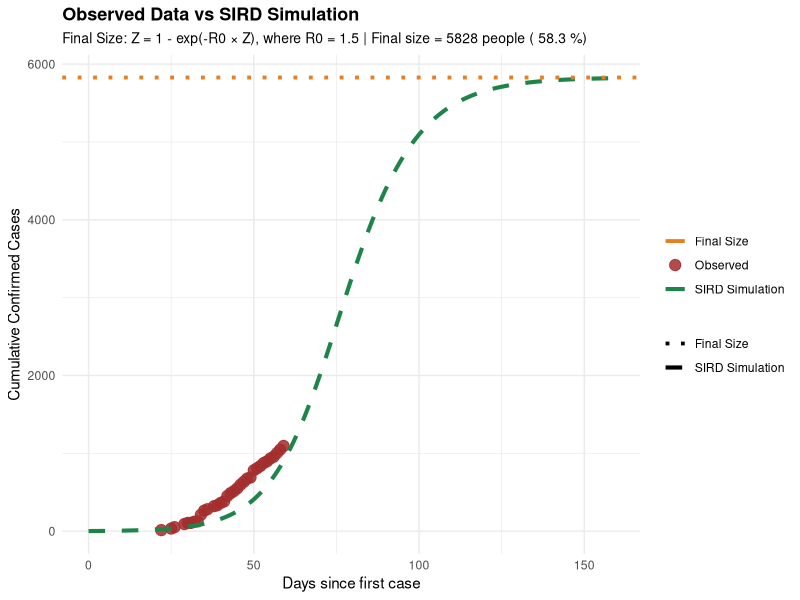
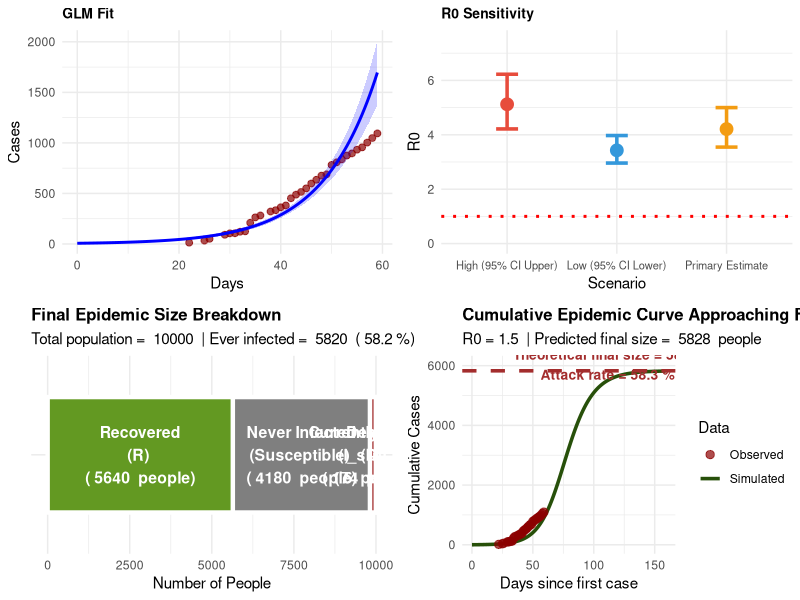
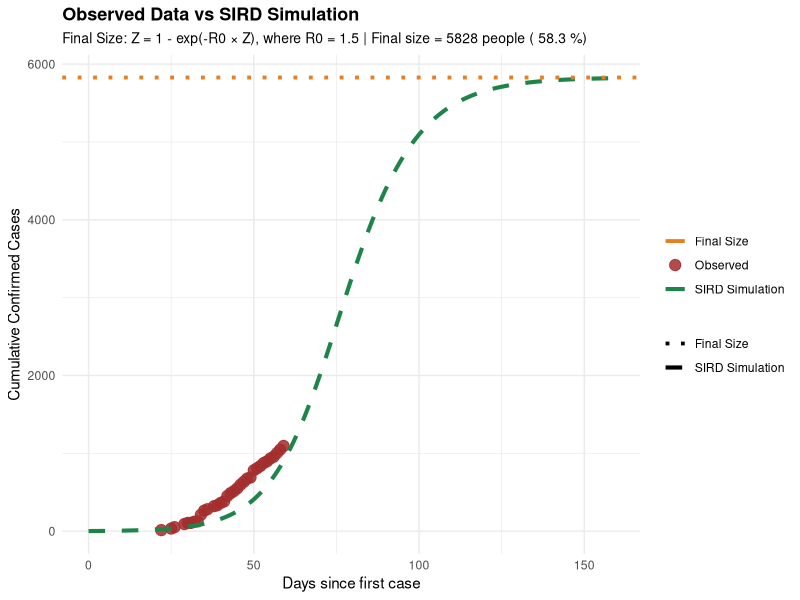
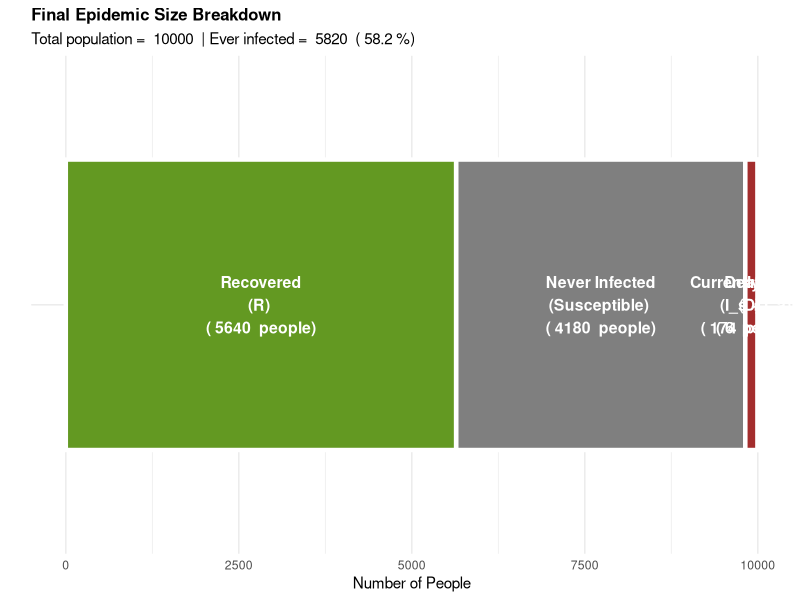
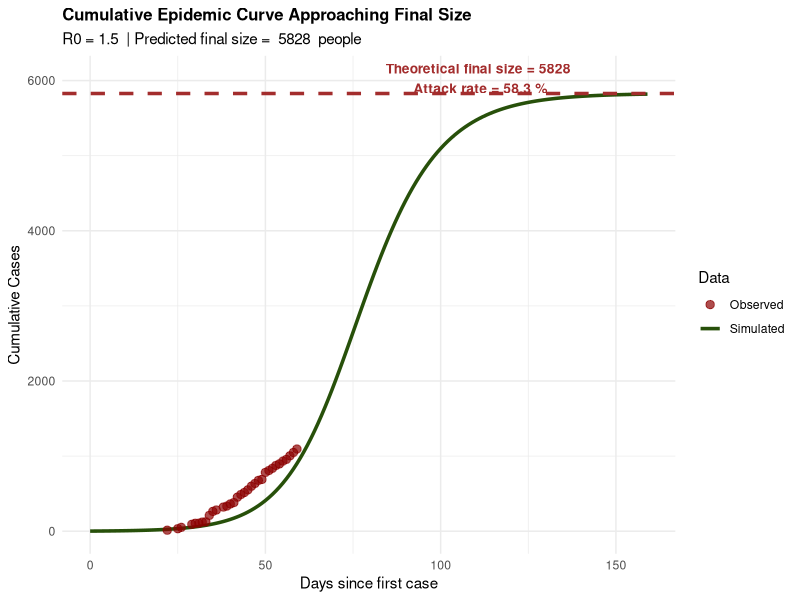

Generate these figures, in order, with R:
#======================================================================
# INTEGRATED ANALYSIS: GLM + SIRD SIMULATION COMPARISON
#======================================================================
# This script:
# 1. Fits GLM to observed data (from drc_sitrep.csv)
# 2. Runs SIRD simulation
# 3. Compares both on the same plot
#======================================================================

library(MASS)
library(ggplot2)
library(gridExtra)
library(deSolve)
library(tidyr)
library(dplyr)

#======================================================================
# PART 1: OBSERVED DATA & GLM FITTING (from your original code)
#======================================================================

# Read observed data
data <- read.csv("../data/drc_sitrep.csv")
data$date <- as.Date(data$date)
data$day <- as.numeric(data$date - data$date[1])

# Fit GLM
glm_fit <- glm.nb(confirmed_cases ~ day, data = data)
small_r <- coef(glm_fit)[2]
intercept <- coef(glm_fit)[1]
doubling <- log(2) / small_r 

summary(glm_fit)

# Get confidence intervals
CI <- confint(glm_fit)
r_CI <- CI[2, ]

# SI scenarios for sensitivity analysis
SI_scenarios <- data.frame(
  scenario = c("Low (95% CI Lower)", "Primary Estimate", "High (95% CI Upper)"),
  SI = c(13.2, 15.4, 17.5)
)

SI_scenarios$R0 <- exp(small_r * SI_scenarios$SI)
SI_scenarios$R0_lower <- exp(r_CI[1] * SI_scenarios$SI)
SI_scenarios$R0_upper <- exp(r_CI[2] * SI_scenarios$SI)

## Calculate our example value of beta gamma from formula using R0 and r

print("===== GLM ANALYSIS =====")
print(paste("Small r:", round(small_r, 4), "per day"))
print(paste("95% CI: [", round(r_CI[1], 4), ", ", round(r_CI[2], 4), "]"))
print(paste("Doubling time:", round(doubling, 2), "days"))
print("")

print("===== R0 ESTIMATES FOR 3 SI SCENARIOS =====")
for (i in 1:nrow(SI_scenarios)) {
  if (i == 2) {
    print(paste("*** PRIMARY ESTIMATE *** ", SI_scenarios$scenario[i], " SI (", SI_scenarios$SI[i], 
                " days): R0 =", round(SI_scenarios$R0[i], 3),
                " 95% CI: [", round(SI_scenarios$R0_lower[i], 3), 
                ", ", round(SI_scenarios$R0_upper[i], 3), "]"))
  } else {
    print(paste(SI_scenarios$scenario[i], " SI (", SI_scenarios$SI[i], 
                " days): R0 =", round(SI_scenarios$R0[i], 3),
                " 95% CI: [", round(SI_scenarios$R0_lower[i], 3), 
                ", ", round(SI_scenarios$R0_upper[i], 3), "]"))
  }
}
print("")

#======================================================================
# PART 2: SIRD SIMULATION (from your simulation code)
#======================================================================

PLOT_MODE <- "report"
BASE_SIZE <- switch(PLOT_MODE, report = 14, slides = 18)
theme_set(theme_minimal(base_size = BASE_SIZE))

# SIRD MODEL
sird_model <- function(time, state, parameters) {
  with(as.list(c(state, parameters)), {
    I_total <- I_s + I_a
    trans <- beta * S * I_total / N
    
    dS  <- -trans
    dI_s <- p_sym * trans - gamma * I_s
    dI_a <- (1 - p_sym) * trans - gamma * I_a
    dR  <- (1 - alpha) * gamma * I_s + gamma * I_a
    dD  <- alpha * gamma * I_s
    
    list(c(dS, dI_s, dI_a, dR, dD), incidence = trans, prevalence = I_total)
  })
}

# PARAMETERS - ADJUST THESE TO MATCH YOUR OBSERVED DATA
# These are placeholder values - you may want to calibrate them
N <- 1e4
p_sym <- 0.6
parameters <- c(beta = 0.3,
                gamma = 0.2,
                alpha = 0.05,
                p_sym = 0.6,
                N = N)

# Initial conditions
I0 <- 1e-4 * N
I_s0 <- p_sym * I0
I_a0 <- (1 - p_sym) * I0

initial_state <- c(S = N-I0, I_s = I_s0, I_a = I_a0, R = 0, D = 0)

# Time points - match your observed data range
t_max <- max(data$day) + 100
times <- seq(0, t_max, by = 1)

# Run SIRD simulation
sird_output <- ode(y = initial_state,
                   times = times,
                   func = sird_model,
                   parms = parameters,
                   method = "lsoda")

sird_output <- as.data.frame(sird_output)

# Extract CUMULATIVE infected: N - S (everyone who has ever been infected)
# This matches your observed data which is CUMULATIVE confirmed cases
# Cumulative = Current (I_s + I_a) + Recovered + Dead = N - S
sird_cumulative <- sird_output %>%
  mutate(cumulative_infected = N - S) %>%  # Total who have EVER been infected
  select(time, cumulative_infected) %>%
  rename(day = time, simulated_cases = cumulative_infected)

print("===== SIRD SIMULATION PARAMETERS =====")
print(paste("Beta (transmission):", parameters["beta"]))
print(paste("Gamma (recovery):", parameters["gamma"]))
print(paste("Alpha (CFR):", parameters["alpha"]))
print(paste("P_sym (proportion symptomatic):", parameters["p_sym"]))
print(paste("N (population):", N))
print(paste("Initial infected:", I0))
print("")

#======================================================================
# CALCULATE FINAL SIZE FROM THEORY
#======================================================================

# Calculate R0
R0_theory <- parameters["beta"] / parameters["gamma"]

print("===== THEORETICAL FINAL SIZE =====")
print(paste("R0 = β/γ =", parameters["beta"], "/", parameters["gamma"], "=", round(R0_theory, 3)))
print("")

# Solve final size equation: Z = 1 - exp(-R0 * Z)
# Z = attack rate (proportion of population ever infected)
# Using numerical solution
solve_final_size <- function(R0, tol = 1e-6) {
  # Newton-Raphson method to solve Z = 1 - exp(-R0 * Z)
  Z <- 0.5  # Initial guess
  for (i in 1:100) {
    f <- Z - 1 + exp(-R0 * Z)
    f_prime <- 1 + R0 * exp(-R0 * Z)
    Z_new <- Z - f / f_prime
    if (abs(Z_new - Z) < tol) break
    Z <- Z_new
  }
  return(Z)
}

Z_final <- solve_final_size(R0_theory)
attack_rate <- Z_final * 100
total_ever_infected <- N * Z_final
never_infected <- N * (1 - Z_final)

print(paste("Attack rate (Z):", round(Z_final, 4), "or", round(attack_rate, 1), "%"))
print(paste("Total ever infected:", round(total_ever_infected, 0)))
print(paste("Never infected:", round(never_infected, 0)))
print("")

# Expected recovered and deaths
expected_recovered <- total_ever_infected * (1 - parameters["alpha"])
expected_deaths <- total_ever_infected * parameters["alpha"]

print(paste("Expected recovered:", round(expected_recovered, 0)))
print(paste("Expected deaths (alpha =", parameters["alpha"], "):", round(expected_deaths, 0)))
print("")

#======================================================================
# COMPARE THEORETICAL FINAL SIZE WITH SIMULATION OUTCOME
#======================================================================

# Extract actual final values from simulation
final_row <- tail(sird_output, 1)

simulated_S_final <- final_row$S
simulated_ever_infected <- N - simulated_S_final
simulated_recovered <- final_row$R
simulated_deaths <- final_row$D

print("===== SIMULATION VS THEORY COMPARISON =====")
print("")
print("THEORETICAL (from R0):")
print(paste("  Ever infected:", round(total_ever_infected, 0)))
print(paste("  Attack rate:", round(attack_rate, 1), "%"))
print(paste("  Expected recovered:", round(expected_recovered, 0)))
print(paste("  Expected deaths:", round(expected_deaths, 0)))
print("")

print("SIMULATED (from ODE):")
print(paste("  Ever infected:", round(simulated_ever_infected, 0)))
print(paste("  Attack rate:", round((simulated_ever_infected/N)*100, 1), "%"))
print(paste("  Simulated recovered:", round(simulated_recovered, 0)))
print(paste("  Simulated deaths:", round(simulated_deaths, 0)))
print("")

print("DIFFERENCE:")
print(paste("  Ever infected diff:", round(simulated_ever_infected - total_ever_infected, 0), 
            "people (", round((simulated_ever_infected - total_ever_infected)/total_ever_infected*100, 1), "%)"))
print("")

# Create GLM predictions
newdata <- data.frame(day = seq(min(data$day), max(data$day), by = 0.5))
pred <- predict(glm_fit, newdata = newdata, type = "response", se.fit = TRUE)

pred_df <- data.frame(
  day = newdata$day,
  glm_fit = pred$fit,
  se = pred$se.fit
)

# Merge all data for comparison
comparison_df <- data.frame(
  day = data$day,
  observed = data$confirmed_cases
) %>%
  left_join(pred_df, by = "day") %>%
  left_join(sird_cumulative, by = "day")

# Calculate residuals
comparison_df$glm_residual <- comparison_df$observed - comparison_df$glm_fit
comparison_df$sird_residual <- comparison_df$observed - comparison_df$simulated_cases

print("===== GOODNESS OF FIT =====")
print("GLM Model:")
print(paste("  RMSE:", round(sqrt(mean(comparison_df$glm_residual^2, na.rm = TRUE)), 2)))
print(paste("  Mean Absolute Error:", round(mean(abs(comparison_df$glm_residual), na.rm = TRUE), 2)))

print("SIRD Simulation:")
print(paste("  RMSE:", round(sqrt(mean(comparison_df$sird_residual^2, na.rm = TRUE)), 2)))
print(paste("  Mean Absolute Error:", round(mean(abs(comparison_df$sird_residual), na.rm = TRUE), 2)))
print("")

#======================================================================
# FIGURE 7: FINAL SIZE BREAKDOWN
#======================================================================

# Create data for final size visualization
final_size_data <- data.frame(
  Compartment = c("Never Infected\n(Susceptible)", "Currently Infected\n(I_s + I_a)", 
                  "Recovered\n(R)", "Deaths\n(D)"),
  Count = c(simulated_S_final, 
            final_row$I_s + final_row$I_a,
            simulated_recovered, 
            simulated_deaths),
  Type = c("Not Infected", "Currently Infected", "Recovered", "Deaths")
)

# Create ordered factor for stacking
final_size_data$Compartment <- factor(final_size_data$Compartment,
                                      levels = c("Never Infected\n(Susceptible)", 
                                                 "Currently Infected\n(I_s + I_a)",
                                                 "Recovered\n(R)", 
                                                 "Deaths\n(D)"))

# Color palette matching your SIRD model
palette_final <- c("Never Infected" = "#3B8BD4",     # Blue - Susceptible
                   "Currently Infected" = "#E85A30",  # Orange - Infected
                   "Recovered" = "#639922",            # Green - Recovered
                   "Deaths" = "#A32D2D")               # Red - Deaths

fig7 <- ggplot(final_size_data, aes(x = "", y = Count, fill = Type)) +
  geom_bar(stat = "identity", width = 0.7, color = "white", size = 1.5) +
  geom_text(aes(label = paste(Compartment, "\n(", round(Count), " people)")), 
            position = position_stack(vjust = 0.5), 
            size = 4, color = "white", fontface = "bold") +
  scale_fill_manual(values = palette_final, guide = "none") +
  coord_flip() +
  labs(title = "Final Epidemic Size Breakdown",
       subtitle = paste("Total population = ", N, 
                        " | Ever infected = ", round(simulated_ever_infected, 0),
                        " (", round((simulated_ever_infected/N)*100, 1), "%)"),
       x = "", y = "Number of People") +
  theme_minimal() +
  theme(plot.title = element_text(face = "bold", size = 12),
        axis.text.y = element_blank(),
        axis.ticks.y = element_blank())

#======================================================================
# FIGURE 8: CUMULATIVE INFECTED OVER TIME (showing approach to final size)
#======================================================================

# Add theoretical final size line to cumulative data
fig8 <- ggplot() +
  geom_line(data = sird_cumulative, aes(x = day, y = simulated_cases, color = "Simulated"), 
            size = 1.2) +
  geom_hline(yintercept = total_ever_infected, color = "#A32D2D", size = 1.2, linetype = "dashed",
             aes(color = "Theoretical Final Size")) +
  geom_point(data = data, aes(x = day, y = confirmed_cases, color = "Observed"), 
             size = 2.5, alpha = 0.7) +
  annotate("text", x = max(sird_cumulative$day) * 0.7, y = total_ever_infected + 200,
           label = paste("Theoretical final size =", round(total_ever_infected, 0), 
                         "\nAttack rate =", round(attack_rate, 1), "%"),
           size = 3.5, color = "#A32D2D", fontface = "bold") +
  scale_color_manual(name = "Data",
                     values = c("Simulated" = "#27500A", 
                                "Theoretical Final Size" = "#A32D2D",
                                "Observed" = "darkred")) +
  labs(title = "Cumulative Epidemic Curve Approaching Final Size",
       subtitle = paste("R0 =", round(R0_theory, 2), 
                        " | Predicted final size = ", round(total_ever_infected, 0), " people"),
       x = "Days since first case",
       y = "Cumulative Cases") +
  theme_minimal() +
  theme(plot.title = element_text(face = "bold", size = 12))

fig6_linear <- ggplot() +
  geom_point(data = data, aes(x = day, y = confirmed_cases), 
             color = "darkred", size = 2.5, alpha = 0.7, name = "Observed") +
  geom_line(data = pred_df, aes(x = day, y = glm_fit, color = "GLM Fit", linetype = "GLM Fit"), 
            size = 1.2) +
  geom_ribbon(data = pred_df, 
              aes(x = day, ymin = glm_fit - 1.96*se, ymax = glm_fit + 1.96*se),
              alpha = 0.15, fill = "blue", name = "GLM 95% CI") +
  geom_line(data = sird_cumulative, aes(x = day, y = simulated_cases, color = "SIRD Simulation", linetype = "SIRD Simulation"), 
            size = 1.2) +
  scale_color_manual(name = "Model",
                     values = c("GLM Fit" = "#378ADD", "SIRD Simulation" = "#27500A")) +
  scale_linetype_manual(name = "Model",
                        values = c("GLM Fit" = "solid", "SIRD Simulation" = "dashed")) +
  labs(title = "Comparison: Observed Data vs GLM vs SIRD Simulation",
       subtitle = "Red dots = observed cumulative confirmed, lines = model predictions (N - S)",
       x = "Days since first case",
       y = "Cumulative Confirmed Cases (Ever Infected)") +
  theme_minimal() +
  theme(plot.title = element_text(face = "bold", size = 12))

# Enhanced Figure 6: Standalone with Final Size (OBSERVED vs SIRD ONLY)
fig6_enhanced <- ggplot() +
  # Observed data
  geom_point(data = data, aes(x = day, y = confirmed_cases, color = "Observed"), 
             size = 3.5, alpha = 0.85) +
  # SIRD simulation
  geom_line(data = sird_cumulative, aes(x = day, y = simulated_cases, color = "SIRD Simulation", linetype = "SIRD Simulation"), 
            size = 1.4) +
  # Theoretical final size line
  geom_hline(aes(yintercept = total_ever_infected, color = "Final Size", linetype = "Final Size"), 
             size = 1.3) +
  # Scale and theme
  scale_color_manual(name = "",
                     values = c("Observed" = "#A32D2D",
                                "SIRD Simulation" = "#1E8449",
                                "Final Size" = "#E67E22")) +
  scale_linetype_manual(name = "",
                        values = c("SIRD Simulation" = "dashed",
                                   "Final Size" = "dotted")) +
  labs(title = "Observed Data vs SIRD Simulation",
       subtitle = paste("Final Size: Z = 1 - exp(-R0 × Z), where R0 =", round(R0_theory, 2), 
                        "| Final size =", round(total_ever_infected, 0), "people (",  round(attack_rate, 1), "%)"),
       x = "Days since first case",
       y = "Cumulative Confirmed Cases") +
  theme_minimal() +
  theme(plot.title = element_text(face = "bold", size = 13),
        plot.subtitle = element_text(size = 10),
        legend.position = "right",
        legend.box = "vertical",
        legend.title = element_blank(),
        axis.title = element_text(size = 11))

#======================================================================
# ALL FIGURES TOGETHER
#======================================================================

# Create GLM predictions for display
newdata_all <- data.frame(day = seq(min(data$day), max(data$day), by = 0.5))
pred_all <- predict(glm_fit, newdata = newdata_all, type = "response", se.fit = TRUE)
pred_df_all <- data.frame(day = newdata_all$day, fit = pred_all$fit, se = pred_all$se.fit)

# Original figures (abbreviated for space)
fig1 <- ggplot(data, aes(x = day, y = confirmed_cases)) +
  geom_point(color = "darkred", size = 2, alpha = 0.7) +
  geom_line(data = pred_df_all, aes(y = fit), color = "blue", size = 1) +
  geom_ribbon(data = pred_df_all, aes(y = fit, ymin = fit - 1.96*se, ymax = fit + 1.96*se),
              alpha = 0.2, fill = "blue") +
  labs(title = "GLM Fit", x = "Days", y = "Cases") +
  theme_minimal() + theme(plot.title = element_text(face = "bold", size = 10))

fig4 <- ggplot(SI_scenarios, aes(x = scenario, y = R0, color = scenario)) +
  geom_point(size = 4) +
  geom_errorbar(aes(ymin = R0_lower, ymax = R0_upper), width = 0.2, size = 1.2) +
  geom_hline(yintercept = 1, color = "red", size = 1, linetype = "dotted") +
  scale_color_manual(values = c("Low (95% CI Lower)" = "#3498db", "Primary Estimate" = "#f39c12", "High (95% CI Upper)" = "#e74c3c"),
                     guide = "none") +
  ylim(0, max(SI_scenarios$R0_upper) * 1.2) +
  labs(title = "R0 Sensitivity", x = "Scenario", y = "R0") +
  theme_minimal() + theme(plot.title = element_text(face = "bold", size = 10),
                          axis.text.x = element_text(size = 8))

# Display Figure 6 STANDALONE (most important figure)
print(fig6_enhanced)

# Then display other figures in grid
grid.arrange(fig1, fig4, fig7, fig8, nrow = 2, ncol = 2)

#======================================================================
# SAVE ALL FIGURES
#======================================================================

ggsave("06_MAIN_Observed_vs_SIRD_with_Final_Size.png", fig6_enhanced, width = 14, height = 8, dpi = 300)
ggsave("07_Final_Size_Breakdown.png", fig7, width = 10, height = 6, dpi = 300)
ggsave("08_Cumulative_Final_Size.png", fig8, width = 10, height = 7, dpi = 300)

print("===== MAIN FIGURES SAVED =====")
print("06_MAIN_Observed_vs_SIRD_with_Final_Size.png - MAIN FIGURE: Observed vs SIRD simulation with final size formula (14x8)")
print("07_Final_Size_Breakdown.png - Final size breakdown by compartment")
print("08_Cumulative_Final_Size.png - Cumulative curve approaching final size")

## In future, we can code like this to keep your scripts small and clear
## But not today
## saveRDS(glm_fit, final_size_data)
